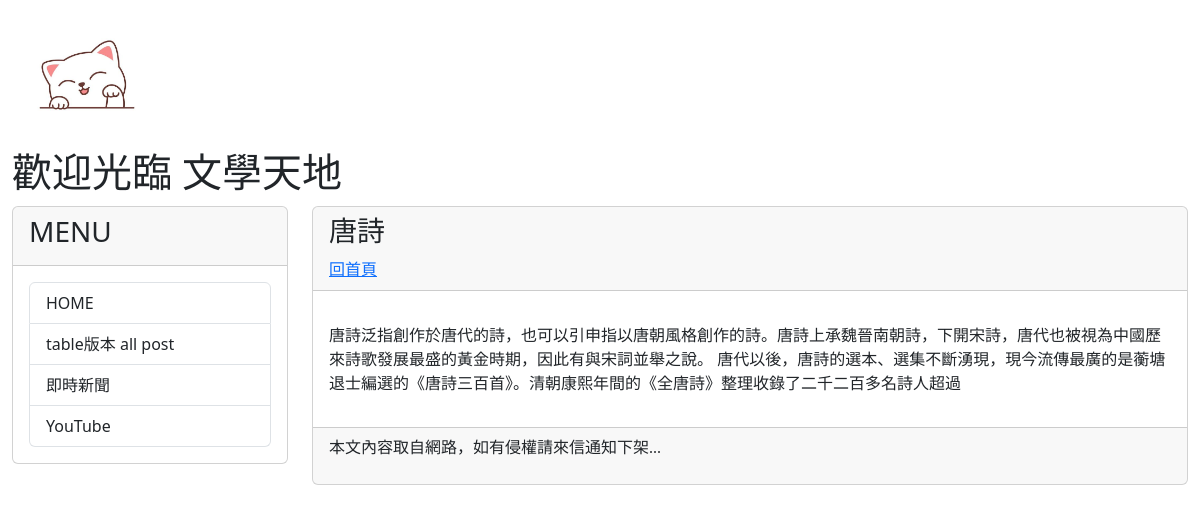
Before: /post/poetry/ with the older database file.
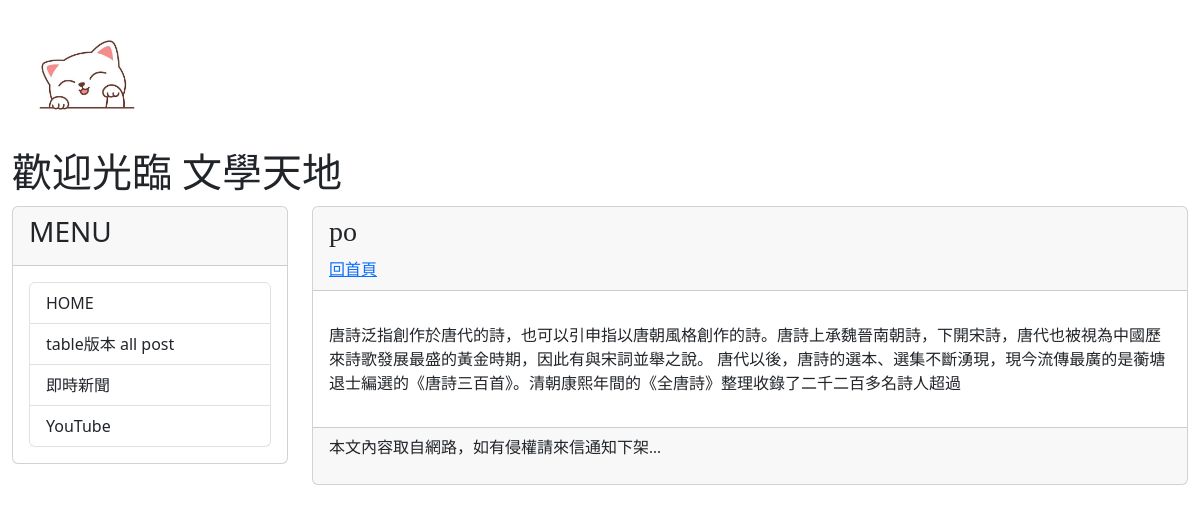
After: the same page with the newer database file.
### mysite/models.py (models this page shows, shortened)
class Post(models.Model):
    title = models.CharField(max_length=200) #標題
    slug = models.CharField(max_length=200)  #連結
    body = models.TextField()                #長文字(內文)
    pub_date = models.DateTimeField(auto_now_add=True) #本文發表的時間
    class Meta:      #'-'反向排序
        ordering = ('-pub_date', ) #排序大到小

### mysite/views.py (the view)
# urls.py: path('post/<slug:slug>/', mv.showpost, name="showpost"), #<變數> #<資料型態:變數>
def showpost(request, slug): # <-
    post = Post.objects.get(slug=slug)
    return render(request ,'post.html', locals())

### mysite/templatetags/markdown_extras.py (called while the page is built)
@register.filter
def convert_markdown(text):
    return markdown.markdown(text)

### mysite/templates/post.html (shortened to what this page needs)
{% extends "base2.html" %}
{% load markdown_extras %}
{% block headmessage%}
    <h3  style='font-family:微軟正黑體;'>{{post.title}}</h3>
    <a  style='font-family:微軟正黑體;'href='/'>回首頁</a>
{% endblock headmessage%}
{% block content%}
<p style='font-family:微軟正黑體;font-size:12pt;letter-spacing:2pt;'>
        {{post.body | convert_markdown | safe }} </a>
</p>
{% endblock content %}

Changed rows visible on the page:
changed Post: title "唐詩" → "po"
